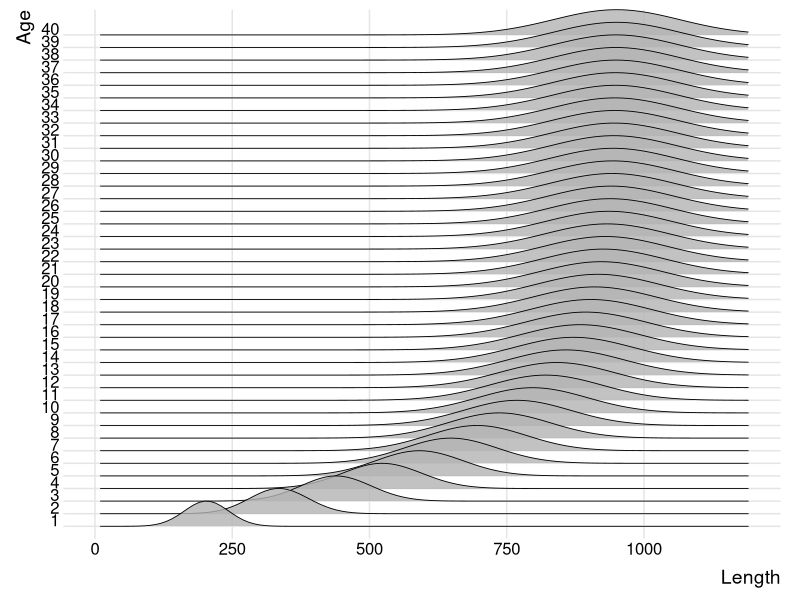
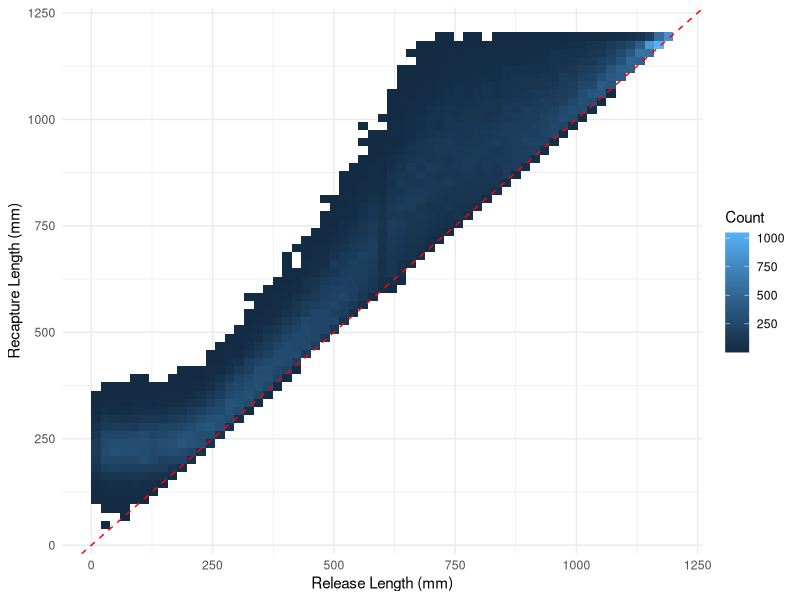
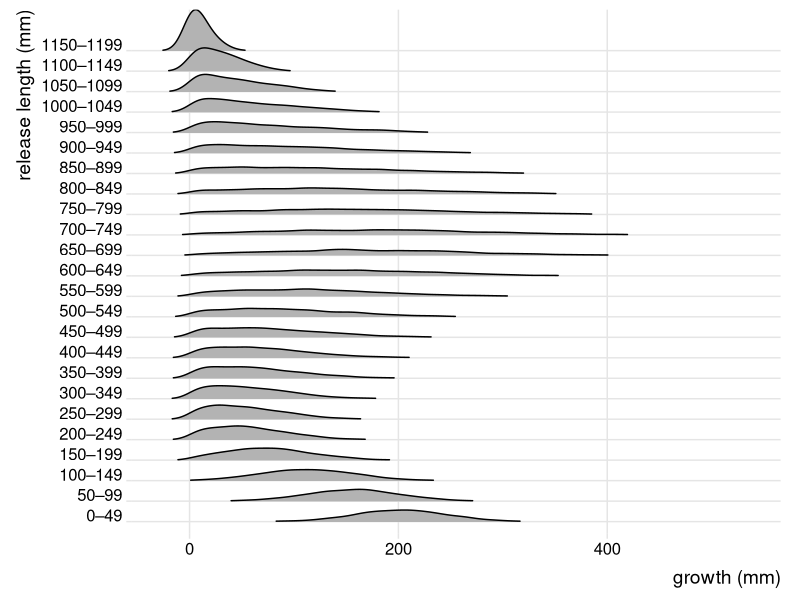

Generate these figures, in order, with R: (Note: this script raises an error after producing the figures.)
# -----------------------------------------------------------------------------

# Project: Wadandi Pink Snapper Population Model
# Data:    Values from the literature
# Task:    Set up populations
# Author:  Lise Fournier-Carnoy / adapted from Charlotte Aston
# Date:    May 2026

# -----------------------------------------------------------------------------

# Status: May 2026 update: trying to switch from age-based to length-based system

# -----------------------------------------------------------------------------

rm(list = ls())

# Load libraries

library(tidyverse)
library(sf)
library(raster)
library(stringr)
library(forcats)
library(RColorBrewer)
library(geosphere)
library(abind)

# we need a population to start the C++ model.
# the start population must be stable and realistic, given the species, the size of the simulation area etc.
# for this, we must know (1.) how the species grows/matures, then (2.) what population size/structure the area *can* support (carrying capacity),
# which will allow us to calculate (3.) what the population size/structure would be under a stable amount of fishing.

# the first two steps are calculated in a 'per recruit' unit, which takes a hypothetical R0=1 recruit through all ages, calculating the hypothetical survival probability, maturity probability and mature biomass
# we then rescale the values from these two first steps to real numbers of fish.

# from this, we can calculate (4.) our start population.
# we need step 2. because the Beverton-Holt equation (which the C++ code runs) calculates density-dependent recruitment (limited by the carrying capacity)


## STEP 0: life history values ================================================

year_end <- 2024
year_start <- 1900
n_yrs <- 2024-1900 # number of years modelled

step = 1/12 # monthly timestep
max_age <- 40 # table 4.2 https://library.dpird.wa.gov.au/cgi/viewcontent.cgi?article=1240&context=fr_rr#page=12.15


### length parameters ----

# Von Bertalanffy Parameters (from Table 2, lower west coast, both sexes combined, https://academic.oup.com/icesjms/article/74/1/180/2669555?login=false#186901916)
# we're not using this anymore, see schnute below
# Linf  <- 1136 # hypothetical asymptotic length at infinite age (mm)
# k     <- 0.12 # growth coefficient, (/year)
# t0    <- -0.42 # hypothetical age at length = 0 (y)

# Schnute equation parameters - found to fit Yijarup better, table 4.2 https://library.dpird.wa.gov.au/cgi/viewcontent.cgi?article=1240&context=fr_rr#page=12.15
l1 <- 0
l2 <- (927.2 + 915.9)/2 # average of females and males
t1 <- 0
t2 <- 20
a <- (0.160 + 0.168)/2 # "constant relative rate of relative growth rate", Schnute 1981, average of females and males
b <- (1.239 + 1.206)/2 # "incremental relative rate of relative growth rate", Schnute 1981, average of females and males

max_length <- 1095 # in mm, table 4.2 https://library.dpird.wa.gov.au/cgi/viewcontent.cgi?article=1240&context=fr_rr#page=12.15

# age-length standard deviation parameters, for equation 3 in Francis et al. 2016, https://www.sciencedirect.com/science/article/pii/S0165783615000909
al_a <- 20 # manually selected to kinda fit figure 6 in Wakefield et al. 2017  https://academic.oup.com/icesjms/article/74/1/180/2669555?login=true&guestAccessKey=
al_b <- 0.1 # manually selected to kinda fit figure 6 in Wakefield et al. 2017  https://academic.oup.com/icesjms/article/74/1/180/2669555?login=true&guestAccessKey=


### weight parameters ----

# weight-length relationship (W = WLa*(forklength^WLb)) , table 4.2 https://library.dpird.wa.gov.au/cgi/viewcontent.cgi?article=1240&context=fr_rr#page=12.15
WLa <- 3.67*10^-5
WLb <- 2.83


### maturity parameters ----

# age at maturity
M50 <- (6.7 + 5.5)/2 # female male average, A50 in table 4.2 https://library.dpird.wa.gov.au/cgi/viewcontent.cgi?article=1240&context=fr_rr#page=12.15
M95 <- (12.9 + 12.3)/2 # female male average, A95 table 4.2 https://library.dpird.wa.gov.au/cgi/viewcontent.cgi?article=1240&context=fr_rr#page=12.15

# length at maturity
L50 <- 660 # females only available, L50 in table 4.2 https://library.dpird.wa.gov.au/cgi/viewcontent.cgi?article=1240&context=fr_rr#page=12.15
L95 <- 900 # females only available, L95 in table 4.2 https://library.dpird.wa.gov.au/cgi/viewcontent.cgi?article=1240&context=fr_rr#page=12.15


### spawning/recruitment parameters ----

prop_f <- 0.5 # proportion expected to be females

# Beverton-Holt Parameters
h   <- 0.75 # table 7.4 p.68 https://library.dpird.wa.gov.au/cgi/viewcontent.cgi?article=1240&context=fr_rr#page=12.15
R0  <- 1 # initial recruitment, hypothetical number. do not change!!

# batch fecundity = a * length^b
fecundity_a <- 9.436*10^-5 # table 4.2 https://library.dpird.wa.gov.au/cgi/viewcontent.cgi?article=1240&context=fr_rr#page=12.15
fecundity_b <- 3.359 # table 4.2 https://library.dpird.wa.gov.au/cgi/viewcontent.cgi?article=1240&context=fr_rr#page=12.15

hyperallo <- (1.26 + 1.14 + 1.33)/3 # THIS VALUE IS CORRECT FOR WEIGHT, NOT AGE OR LENGTH !! average from 3 Sparids in Barneche 2018 (1.26, 1.14 and 1.33)


### mortality/fishing parameters ----

M <- 0.12 # yearly natural mortality, table 4.2 https://library.dpird.wa.gov.au/cgi/viewcontent.cgi?article=1240&context=fr_rr#page=12.15

# selectivity - for now considered as the same for rec and commercial fishing, as even Wise et al. 2007 group them together, p.99. https://library.dpird.wa.gov.au/cgi/viewcontent.cgi?article=1206&context=fr_rr#page=94.59 
# parameter of selectivity ogive
V50 <- 3.701 # Table 6.3.8, v50 from https://researchlibrary.agric.wa.gov.au/cgi/viewcontent.cgi?article=1029&context=fr_rr
V95 <-  5.290 # Table 6.3.8, v95 from https://researchlibrary.agric.wa.gov.au/cgi/viewcontent.cgi?article=1029&context=fr_rr

PRM <- mean(c(0.15, 0.14, 0.16, 0.13, 0.17, 0.22, 0.20, 0.23, 0.19, 0.25, 0.15, 0.13, 0.16, 0.11, 0.19)) # post release mortality for our retention function, recreational south, p.109 in Fairclough 2021 https://library.dpird.wa.gov.au/cgi/viewcontent.cgi?article=1108&context=fr_rr#page=118.15

# McLennan et al. 2014 finds post-release survival after barotrauma treatment to be 88%, same for all depths, all sizes of fish.
# Maggs et al. 2024 finds the hook site (lip, body or gut) and depth both sig. affects PRM.
# Grixti et al. 2010 finds that PRM in deep waters (48%) is lower than shallow (97%).

eq.init.fish <-  0.025 # this is equilibrium instantaneous fishing mortality?? a low level of fishing effort to apply to the hypothetical fish population so that it stabilises for the burn-in.


## STEP 1: set up life history value ==========================================

# below we use the published life history values to obtain mean values of length-at-age and the weight-at-mean-length-at-age.
mean_life_hist <- data.frame(
  age = seq(1, 1 + step * (max_age * 12 - 1), by = step)) %>% # each age (1, 2, 3 year old) is split into 12
  mutate(
    length = ((l1^b+(l2^b-l1^b))*((1-exp(-a*(age-t1)))/(1-exp(-a*(t2-t1)))))^(1/b), # this is the Schnute equation, replaces the VB equation.
    # length_vb = Linf * (1 - exp(-k * (age - t0))), # this is the old VB equation
    weight = WLa * (length^WLb) / 1000 # divide by 1000 to get in kg 
  ) %>% 
  glimpse()

# from this, let's add uncertainty (because not every 1yo fish will be the same length)
# we'll make a age x length matrix that tells us how likely it is that a fish of age x is of length a, b, c, etc.
lengths <- (10:(max_length + 100)) # all lengths starting at 50mm (see here for post settlement juvenile size ref https://rsnz.onlinelibrary.wiley.com/doi/10.1080/00288330.2014.892013)(+ a little bit to encompass extra big fish just in case)
lengths_1cm <- lengths[seq(1, length(lengths), 10)] # 1cm bins
length_age_matrix <- matrix(0,
                            nrow = length(mean_life_hist$age),
                            ncol = length(lengths_1cm), # 1cm length bins
                            dimnames = list(as.numeric(mean_life_hist$age), 
                                            as.numeric(lengths_1cm)))

for (i in 1:nrow(length_age_matrix)) {
  
  mean_length = round(mean_life_hist$length[i])
  sd_length = al_a + al_b * mean_length # eq. 3 from Francis et al. 2016, https://www.sciencedirect.com/science/article/pii/S0165783615000909
  
  length_age_matrix[i, ] <- dnorm(lengths_1cm, mean = mean_length, sd = sd_length)
} # this loops calculates how likely it is that a fish of age x is of each length y

length_age_matrix <- length_age_matrix / rowSums(length_age_matrix) # normalise so it all adds up to 1

dimnames(length_age_matrix) <- list(mean_life_hist$age, lengths_1cm)
summary(rowSums(length_age_matrix))  # should all be 1

# okay so this matrix is going to be the base on which most things get calculated downstream.
library(ggridges)

# sanity check : the distribution of lengths at various ages
as.data.frame(length_age_matrix) %>% 
  mutate(age = as.numeric(rownames(length_age_matrix))) %>% 
  pivot_longer(cols = -age, names_to = "length_bin", values_to = "density") %>% 
  mutate(length_bin = as.numeric(length_bin)) %>% 
  filter(age %in% as.numeric(rownames(length_age_matrix))[seq(1, nrow(length_age_matrix), by = 12)]) %>% 
  group_by(age) %>% 
  mutate(density_scaled = density / max(density)) %>% # normalise each age to peak = 1
  ungroup() %>% 
  
  ggplot(aes(x = length_bin, y = factor(age), height = density_scaled, group = age)) +
  geom_ridgeline(scale = 2, alpha = 0.8, linewidth = 0.3) +
  labs(x = "Length", y = "Age") +
  theme_ridges(grid = TRUE)


## STEP 1.5: make a length transition matrix ==================================

# the length age matrix tells us the probability of a fish of age x to be of length y, but that doesnt tell us what length a fish of age x and length y will be at age x+1
# for this we need an age-transition matrix, of format length x length.
# age transition matrices are usually calculated with tag-recapture data. 
# i don't have that data, so i'll simulate it.

### A. release the fish! ----

set.seed(123)

# get some functions sorted
schnute_length <- function(AGE, l1, l2, t1, t2, a, b) {
    L <- (l1^b + (l2^b - l1^b) * (1 - exp(-a * (AGE - t1))) / (1 - exp(-a * (t2 - t1))))^(1 / b)
  pmin(L, max_length)
} # this function is to obtain the expected length at AGE years old 

sd_at_length <- function(mu_length, al_a, al_b) {
  al_a + al_b * mu_length
} # this is to add some variability, eq.3 in Francis 2016

# some mean life history
ages = as.numeric(rownames(length_age_matrix))
lengths = as.numeric(colnames(length_age_matrix))

# catch, tag, and release some fish!
n_fish  <- 100000

tag_recap <- data.frame(
  release_length  = sample(lengths, size = n_fish, replace = TRUE)
  ) %>% 
  glimpse()

### B. pretend you know the age of these released fish ----

mu_by_age <- schnute_length(ages, l1, l2, t1, t2, a, b) # this is the mean length for all ages that a fish can be (monthly)
sd_by_age <- sd_at_length(mu_by_age, al_a, al_b) # this is the variability around the mean length, for all ages that a fish can be

age_likelihoods <- function(LENGTH) {
  dnorm(LENGTH, mean = mu_by_age, sd = sd_by_age)
} # this gives us the probability that a fish of a length x is of each age y.

tag_recap$release_age <- sapply(tag_recap$release_length, function(LENGTH) {
  len_capped <- min(LENGTH, max(lengths_1cm)) # prevent fish from being larger than the limit
  liks <- age_likelihoods(len_capped) # finds the likely ages for that length
  liks <- liks / sum(liks) # normalise to get weights
  sum(ages * liks) # get the weighted average age
}) # this obtains the age (as an average from the likely ages) for every fish we released

head(tag_recap)


### C. one month later, catch the fish again! ----

# one year later, we go back and capture the fish again
tag_recap$recapture_age <- tag_recap$release_age + (1/12) # they have all aged 1 month

# their lengths follow Schnute again, based on their recapture age (with some variation)
mu_recap <- schnute_length(tag_recap$recapture_age, l1, l2, t1, t2, a, b)
sd_recap <- sd_at_length(mu_recap, al_a, al_b)

# we have to randomly decide what length the fish will be one year after release, according to mu & sd,
# keeping in mind that fish can't shrink.
library(truncnorm)
# so rtruncnorm will do "okay this fish was release at __mm, one year later its length will be randomly selected from a normal distribution that makes sense for its age (mu & sd), keeping in mind the min length (release length) and max length."
tag_recap$recapture_length <- rtruncnorm(
  n     = n_fish,
  a     = tag_recap$release_length, # lower bound (no shrinkage)
  b     = max(lengths_1cm),# upper bound
  mean  = mu_recap,
  sd    = sd_recap
) # boom shakalaka

# for very big fish, the rtruncnorm can't calculate a growth (because it's very close to the max length) so just assign them the release length.
tag_recap$recapture_length <- ifelse(is.na(tag_recap$recapture_length), tag_recap$release_length, tag_recap$recapture_length) 

tag_recap$growth <- tag_recap$recapture_length - tag_recap$release_length

head(tag_recap)
summary(tag_recap)

# cool beans, we now have a fully structured tag-recapture dummy dataset to base our age-transition matrix on.

# check it over
ggplot(tag_recap, aes(x = release_length, y = recapture_length)) +
  geom_bin2d(bins = 60) +
  geom_abline(slope = 1, intercept = 0, colour = "red", linetype = "dashed") +
  labs(x = "Release Length (mm)", y = "Recapture Length (mm)", fill = "Count") +
  theme_minimal()

# here we have quick and homogenous growth for little fish (hurry up otherwise you're prey), then the medium fish can grow fast or not grow fast, and the big fish can't grow bigger than the max
tag_recap %>%
  filter(!is.na(growth)) %>%
  mutate(length_bin = factor(
    paste0(floor(release_length / 50) * 50, "–", floor(release_length / 50) * 50 + 49),
    levels = paste0(
      seq(floor(min(release_length, na.rm=TRUE)/50)*50,
          floor(max(release_length, na.rm=TRUE)/50)*50, by=50),
      "–",
      seq(floor(min(release_length, na.rm=TRUE)/50)*50,
          floor(max(release_length, na.rm=TRUE)/50)*50, by=50) + 49
    )
  )) %>%
  ggplot(aes(x = growth, y = length_bin)) +
  geom_density_ridges_gradient(scale = 2, rel_min_height = 0.01) +
  labs(x = "growth (mm)", y = "release length (mm)") +
  theme_ridges()


### XX okay now the length transition matrix ----

glimpse(tag_recap)

# define your length bins (e.g. 50mm bins)
bin_breaks <- seq(5, max_length+100, by = 10) # +100 for extra big fish
bin_labels <- seq_along(bin_breaks[-1])  # indices 1 to n_bins

bin_mids <- bin_breaks[-length(bin_breaks)] + 5  # midpoints
rownames(ATM) <- bin_mids
colnames(ATM) <- bin_mids

n_bins <- length(bin_labels)
ATM <- matrix(0, nrow = n_bins, ncol = n_bins)

# assign each fish to release and recapture bins
tag_recap$release_bin <- cut(tag_recap$release_length, 
                             breaks = bin_breaks, labels = FALSE)
tag_recap$recapture_bin <- cut(tag_recap$recapture_length, 
                               breaks = bin_breaks, labels = FALSE)


for (i in 1:n_bins) {
  current_length_bin <- bin_breaks[i] + 5 # bin midpoint
  fish <- tag_recap[tag_recap$release_bin == i, ] # find all the fish that were released at this length bin.
  
  mu_recap <- mean(fish$recapture_length) # find their average recapture length
  sigma_recap <- sd(fish$recapture_length) # and the SD of the recapture length
  
  # for each bin i, what is the probability of being that length, given the recapture data (p(length bin) is p(upper bound) - p(lower bound))
  probs <- pnorm(bin_breaks[-1], mu_recap, sigma_recap) - pnorm(bin_breaks[-length(bin_breaks)], mu_recap, sigma_recap)
  
  probs[bin_breaks[-length(bin_breaks)] < current_length_bin] <- 0  # no shrinkage, zero out smaller bins.
  
  ATM[i,] <- probs / sum(probs) # scale so it all adds up to 1
}

head(ATM) # and that's the age transition matrix!

# rename for clarity
colnames(ATM) <- lengths
rownames(ATM) <- lengths


saveRDS(ATM, "data/output_data/05_age_transition_matrix.rds")


## STEP 2: set up a hypothetical unfished population ==========================

# the goal here is to calculate what the distribution of mature biomass looks like for a hypothetical population.
# what this means is that for a hypothetical recruitment of R0 = 1, where is the bulk of biomass across lengths and ages?
# this whole setup is made to obtain a single value: unfished_female_spawning_biomass.
# we use this downstream.

# calculate maturity and mature biomass across all lengths
length_mature_biomass <- data.frame(
  length = lengths_1cm
  ) %>% 
  mutate(
  weight = WLa * (length^WLb) / 1000
  ) %>% 
  mutate(
    maturity = 1/(1+(exp(-log(19)*((length-L50)/(L95-L50))))), # you can replace length, l50, and l95 with age, M50, and M95 if you wish, but length determines maturity better than age
    mature_biomass = maturity * weight^hyperallo
  ) %>% 
  glimpse()

plot(x = length_mature_biomass$length, 
     y = length_mature_biomass$mature_biomass, 
     main = "mature biomass by length", 
     type = "l")


# calculate natural survival in each age group
age_survival <- data.frame(
  age = mean_life_hist$age,
  survival = NA
) %>% 
  glimpse()
age_survival[1, "survival"] <- R0*prop_f # survival probability on age 1
for (r in 2:nrow(age_survival)){
  age_survival[r, "survival"] <- age_survival[r-1, "survival"]*exp(-M/12) 
} # this calculates the survival in the next age based on the previous age

plot(x = age_survival$age, 
     y = age_survival$survival,
     main = "probability of surviving to this age (unfished population", 
     type = "l")


# put it all together
unfished_pop_ssb <- sweep(length_age_matrix, MARGIN = 1, length_mature_biomass$mature_biomass, FUN = "*")
test <- sweep(unfished_pop_ssb, MARGIN = 2, age_survival$survival, FUN = "*")

# below we are taking a hypothetical female, which we weigh every year (12th month), to figure out how much total spawning biomass it contributes over its lifetime.
# with the matrix, we're kind of collapsing the uncertainty (summing), so that we get a single value.
unfished_female_spawning_biomass <- sum(test[seq(12, length(test), by = 12)])
unfished_female_spawning_biomass # about 64kg

### Calculate Beverton-Holt parameters for the unfished population ----

alpha <- (unfished_female_spawning_biomass/R0)*((1-h)/(4*h)) 
beta <- ((h-0.2)/(0.8*h*R0))


## STEP 3: set up a hypothetical fished population ============================

# we need to calculate things for a hypothetical fished population.
# survival is a little different when you add fishing mortality, so we need to recalculate.

# we have biomass across lengths from the previous step
glimpse(length_mature_biomass)

fished_pop_setup <- data.frame(age = mean_life_hist$age) %>% 
  mutate(selectivity = 1 / (1 + exp(-log(19) * ((age - V50) / (V95 - V50)))), # selectivity at each age (this is probably a length-based process but the stock assessment reports age-based values for V50 and V95)
         fishing_mortality = selectivity * eq.init.fish, # fishing mortality
         total_mortality = fishing_mortality + M
         )
head(fished_pop_setup)

# Calculate survival for the fished population
fished_pop_setup <- fished_pop_setup %>% 
  mutate(survival = NA) %>% 
  glimpse()

fished_pop_setup[1, "survival"] <- R0*prop_f # survival probability on age 1

for (r in 2:nrow(fished_pop_setup)){
  fished_pop_setup[r, "survival"] <- fished_pop_setup[r-1, "survival"]*exp(-fished_pop_setup[r-1, "total_mortality"]*step) # Divide by the time step here
} # this calculates the survival in the next age based on the previous age

# put it all together
fished_pop_ssb <- sweep(length_age_matrix, MARGIN = 1, length_mature_biomass$mature_biomass, FUN = "*")
fished_pop_ssb <- sweep(fished_pop_ssb, MARGIN = 2, fished_pop_setup$survival, FUN = "*")

# below we are taking a hypothetical female, which we weigh every year (12th month), to figure out how much total spawning biomass it contributes over its lifetime.
# with the matrix, we're kind of collapsing the uncertainty (summing), so that we get a single value.
fished_female_spawning_biomass <- sum(fished_pop_ssb[seq(12, length(fished_pop_ssb), by = 12)])
fished_female_spawning_biomass # about 58kg, lower than unfished, which makes sense because a fished population will have fewer big fish (spawners)


### Spawner per recruit and equilibrium recruitment ----

spr <- fished_female_spawning_biomass/unfished_female_spawning_biomass # this says 'under fished equilibrium, 1 recruit loses ~10% (1-spr) of its reproductive output over her lifetime compared to unfished equilibrium'
equil_recr <- (fished_female_spawning_biomass-alpha)/(beta*fished_female_spawning_biomass) # this says 'however, under fished equilibrium, 1 recruit produces ~99% of its unfished recruitment (because there is lower density of fish)
# the density-dependence is visible here: fewer spawners = population below carrying capacity = more recruits


## STEP 4: set up the starting population =====================================

## so far the fished and unfished populations and spawning biomasses were hypothetical, for a single recruit.
## here we scale the spawning biomasses to the level of recruitment, to make a starting population.
## first it's age-based, then we transform it into a age-length-based structure.

init_recr <- 5000 # in thousands - 4000 is too small

# calculate initial fished recruitment (how many new fish from the fished population)
init_fished_recr <- (fished_female_spawning_biomass-alpha) / (fished_female_spawning_biomass*beta) * init_recr 

# calculate initial unfished spawning biomass - this is the carrying capacity for the size of our model, defined by init_recr
init_unfished_f_sb <- init_fished_recr * unfished_female_spawning_biomass

# calculate initial fished spawning biomass - this is the spawning biomass of our starting population
init_fished_f_sb <- init_fished_recr * fished_female_spawning_biomass

# calculate new Beverton-Holt parameters - because we have a different initial recruitment value, alpha and beta will change.
alpha <- (init_unfished_f_sb / init_fished_recr) * ((1-h) / (4*h))
beta <- ((h-0.2) / (0.8*h*init_fished_recr))

# calculate number of female recruits in the next time step
n_f_recr <- (init_fished_f_sb/(alpha+beta*init_fished_f_sb))*prop_f # originally Charlotte had init_unfished_sb/(alpha...) but i think that's incorrect

age_starting_pop <- data.frame(
  age = mean_life_hist$age,
  n = NA
  )

age_starting_pop[1, "n"] <- n_f_recr

for (r in 2:(max_age*12)){ 
  age_starting_pop[r, "n"] <- age_starting_pop[r-1, "n"] * exp(-fished_pop_setup[r-1, "total_mortality"] * step) # divide by the time step here
} # this calculates the survival in the next age based on the previous age using total mortality from our fished population


# okay so now we know that our starting population has ~2456 fish of age 1, but not all will be the same length. we'll use our age-length matrix to figure out how many there are of each length.
age_length_starting_pop <- sweep(length_age_matrix, MARGIN = 1, age_starting_pop[, "n"], FUN = "*")

## These fish form our starting population for the model
## At the end of the year the spawning stock biomass of all females will be calculated to generate recruitment for the next year
## Alpha and Beta need to be recorded for use in the next step of the model

## Selectivity-retention for the fish in the model ----------------------------

# we want to make a matrix that tells us for every month of every year, how likely is it that a fish of length x gets caught and kept by a fisher.

# first we translate selectivity to a length-based vector, so that the selectivity-retention has the same number of values to calculate things on.
fished_pop_setup$selectivity

# we'll use the selectivity-at-age to approximate a selectivity-at-length
sel_at_age <- data.frame(age = mean_life_hist$age, selectivity = fished_pop_setup$selectivity)
sel_at_length <- data.frame(
  length     = lengths_1cm,
  selectivity = NA
)

sel_at_age <- approx(
  x = mean_life_hist$age,
  y = fished_pop_setup$selectivity,
  xout = mean_life_hist$age,
  rule = 2
)$y

length_to_sel <- approxfun( # linear interpolation between selectivity-at-age and -at-length
  x = mean_life_hist$length,
  y = sel_at_age,
  rule = 2
)

sel_at_length$selectivity <- length_to_sel(as.numeric(sel_at_length$length) + 5) # apply the interpolation to the length bins

# manually fill bins that are too-big and too-small (they're not observed in the sel-at-age so need to be manually filled)
sel_at_length$selectivity[as.numeric(sel_at_length$length) + 5 < min(mean_life_hist$length)] <- 0
sel_at_length$selectivity[as.numeric(sel_at_length$length) + 5 > max(mean_life_hist$length)] <- 1



## okay now to calculate things
ret <- array(0,
             dim = c(ncol(length_age_matrix)), 
             dimnames = list(colnames(length_age_matrix)))

sel_ret <- array(0,
                 dim = c(ncol(length_age_matrix), n_yrs+1), 
                 dimnames = list(colnames(length_age_matrix), year_start:year_end))

mll_changes <- data.frame( # minimum legal length (MLL) changes
  year = c(1913, 1977, 1988, 2008, 2009),
  mll =  c(279,  380,  410,  450,  500)
)

for (YEAR in year_start:year_end) {
  
  current_mll <- if (YEAR < min(mll_changes$year)) 0 else (
    tail(mll_changes$mll[mll_changes$year <= YEAR], 1)
  )
  
  # retention: the % of fish of each size that are kept by fishers. changes with MLL legislation
  lengths <- as.numeric(rownames(sel_ret))
  ret <- ifelse(lengths < current_mll, 0, # fish that are too small will not be kept
                ifelse(lengths < current_mll + 5, 0.5, # fish around the MLL will not all be kept
                       0.95)) # and the larger fish will mostly be kept, but not all
  
  # landings: the % of fish of each length that can be caught and will be retained
  landings = sel_at_length$selectivity * ret
  # discards: the % of fish of each length that can be caught but will be chucked back
  discards = sel_at_length$selectivity * (1 - ret)
  
  # selectivity-retention: the % of fish of each age (in each year) that will die from fishing activities (caught, and either kept, or chucked back and die)
  sel_ret[, as.character(YEAR)] = landings + (PRM * discards)
  
}
head(sel_ret)


## Saving files ---------------------------------------------------------------

# initial population
saveRDS(age_length_starting_pop, file = paste0("data/output_data/05_starting_population.rds"))

# number of length bins
lengths
saveRDS(lengths, file = "data/output_data/05_length_bins.rds")

# selectivity
selectivity <- fished_pop_setup$selectivity
saveRDS(selectivity, file = "data/output_data/05_selectivity.rds")
saveRDS(sel_ret, file = "data/output_data/05_selectivity_retention.rds")

# maturity
maturity <- length_mature_biomass$maturity
saveRDS(maturity, file = "data/output_data/05_maturity.rds")

# weight of each age group
weight <- mean_life_hist$weight
saveRDS(weight, file = "data/output_data/05_weight.rds")

# Beverton-Holt parameters
saveRDS(alpha, file = "data/output_data/05_Beverton-Holt_alpha.rds")
saveRDS(beta, file = "data/output_data/05_Beverton-Holt_beta.rds")

### END ###
